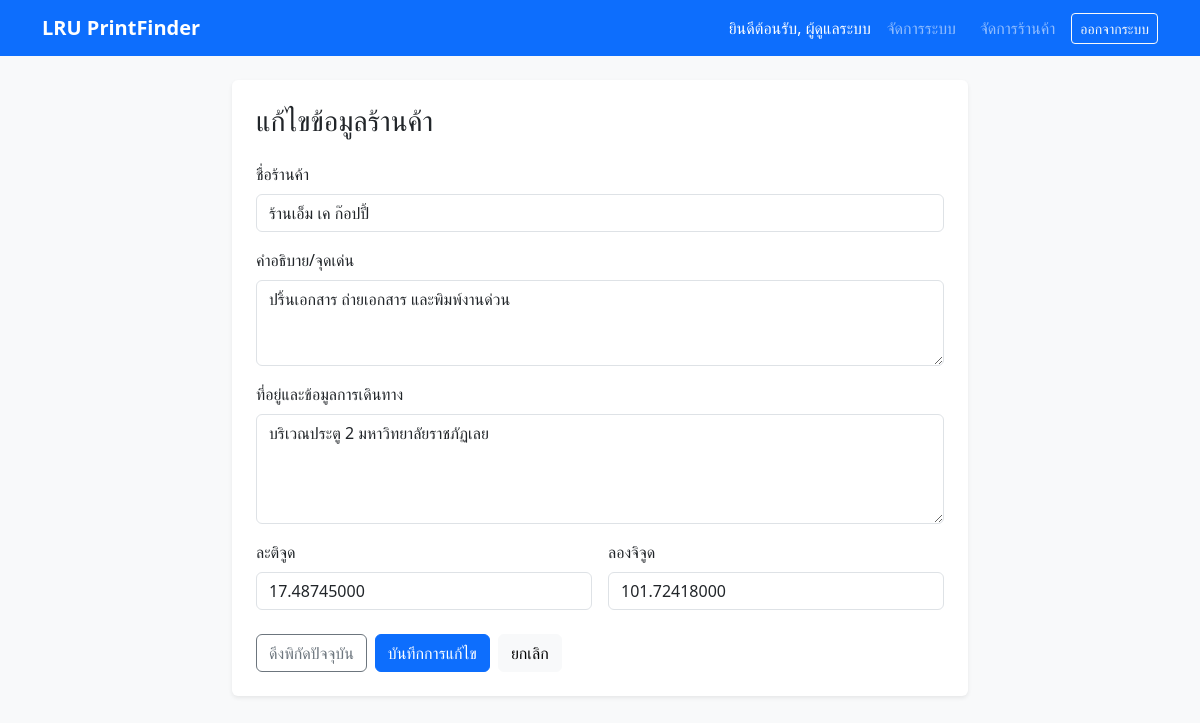
Page /store_form.php?id=2 (signed in) on the committed database.
### tables this page shows
CREATE TABLE IF NOT EXISTS `Store` (
  `Store_ID` int(11) NOT NULL AUTO_INCREMENT,
  `Store_Name` varchar(150) NOT NULL,
  `Description` text DEFAULT NULL,
  `Address` text NOT NULL,
  `Latitude` decimal(10,8) NOT NULL,
  `Longitude` decimal(11,8) NOT NULL,
  PRIMARY KEY (`Store_ID`),
  UNIQUE KEY `uq_store_name` (`Store_Name`),
  CONSTRAINT `chk_store_latitude` CHECK (`Latitude` BETWEEN -90 AND 90),
  CONSTRAINT `chk_store_longitude` CHECK (`Longitude` BETWEEN -180 AND 180)
);

### store_form.php (the view, shortened to what this page needs)
<?php
require_once __DIR__ . '/db.php';
$storeId = filter_input(INPUT_GET, 'id', FILTER_VALIDATE_INT);
$isEdit = $storeId !== false && $storeId !== null && $storeId > 0;
$store = [
    'Store_Name' => '',
    'Description' => '',
    'Address' => '',
    'Latitude' => '',
    'Longitude' => '',
];
if ($isEdit) {
    $stmt = $pdo->prepare('SELECT Store_ID, Store_Name, Description, Address, Latitude, Longitude FROM `Store` WHERE Store_ID = ?');
    $stmt->execute([$storeId]);
    $store = $stmt->fetch();
}
?>
<!doctype html>
<html lang="th">
<head>
    <link href="https://cdn.jsdelivr.net/npm/bootstrap@5.3.3/dist/css/bootstrap.min.css" rel="stylesheet">
</head>
<body class="bg-light">
    <?php require __DIR__ . '/navbar.php'; ?>
    <main class="container py-4">
        <div class="row justify-content-center">
            <div class="col-lg-8">
                <div class="card shadow-sm border-0">
                    <div class="card-body p-4">
                        <h1 class="h3 mb-4"><?= $isEdit ? 'แก้ไขข้อมูลร้านค้า' : 'เพิ่มร้านค้าใหม่' ?></h1>
                        <form id="storeForm" action="<?= $isEdit ? 'store_update.php' : 'store_create.php' ?>" method="post" novalidate>
                            <div class="mb-3">
                                <label for="store_name" class="form-label">ชื่อร้านค้า</label>
                                <input type="text" class="form-control" id="store_name" name="store_name" maxlength="150" value="<?= htmlspecialchars($store['Store_Name'], ENT_QUOTES, 'UTF-8') ?>" required>
                            </div>
                            <div class="mb-3">
                                <label for="description" class="form-label">คำอธิบาย/จุดเด่น</label>
                                <textarea class="form-control" id="description" name="description" rows="3"><?= htmlspecialchars($store['Description'] ?? '', ENT_QUOTES, 'UTF-8') ?></textarea>
                            </div>
                            <div class="mb-3">
                                <label for="address" class="form-label">ที่อยู่และข้อมูลการเดินทาง</label>
                                <textarea class="form-control" id="address" name="address" rows="4" required><?= htmlspecialchars($store['Address'], ENT_QUOTES, 'UTF-8') ?></textarea>
                            </div>
                            <div class="row g-3">
                                <div class="col-md-6">
                                    <label for="latitude" class="form-label">ละติจูด</label>
                                    <input type="number" step="any" min="-90" max="90" class="form-control" id="latitude" name="latitude" value="<?= htmlspecialchars($store['Latitude'], ENT_QUOTES, 'UTF-8') ?>" required>
                                </div>
                                <div class="col-md-6">
                                    <label for="longitude" class="form-label">ลองจิจูด</label>
                                    <input type="number" step="any" min="-180" max="180" class="form-control" id="longitude" name="longitude" value="<?= htmlspecialchars($store['Longitude'], ENT_QUOTES, 'UTF-8') ?>" required>
                                </div>
                            </div>
                            <div class="d-flex flex-wrap gap-2 mt-4">
                                <button type="button" id="getLocation" class="btn btn-outline-secondary">ดึงพิกัดปัจจุบัน</button>
                                <button type="submit" class="btn btn-primary"><?= $isEdit ? 'บันทึกการแก้ไข' : 'บันทึกร้านค้า' ?></button>
                                <a href="admin_stores.php" class="btn btn-light">ยกเลิก</a>
                            </div>
                        </form>
                    </div>
                </div>
            </div>
        </div>
    </main>
</body>
</html>

### rows in the picture
store: store_name "ร้านเอ็ม เค ก๊อปปี้", description "ปริ้นเอกสาร ถ่ายเอกสาร และพิมพ์งานด่วน", address "บริเวณประตู 2 มหาวิทยาลัยราชภัฏเลย", latitude "17.48745000", longitude "101.72418000"

### other values in the picture
$name "ผู้ดูแลระบบ"
